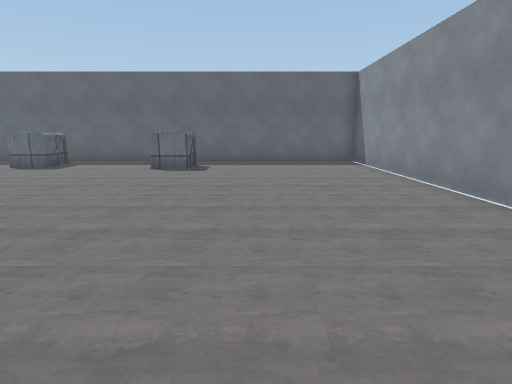
[1] (above)

19 first-person views from a walk through a 3-D level made in the Unity game engine. The camera is 1.3 m above the floor, tilts 10° down and sees 75° across. The floor is counted in squares, 1 m on a side. Each view is taken from the middle of a square. On the plan, view 1 faces up. The plan holds only what a view shows up to about 14 squares ahead; the rest is blank. The place goes on beyond the plan. Door leaves are left out, so doorways stand open. Some surface patterns are stand-ins.

[2]
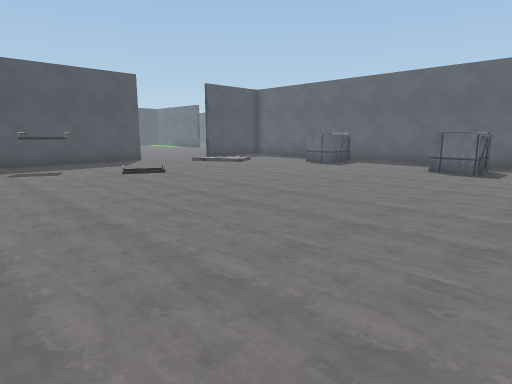

[3]
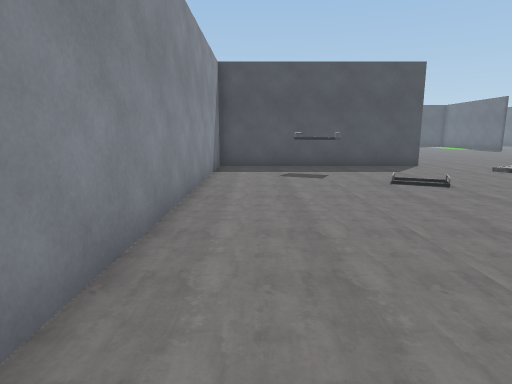

[4]
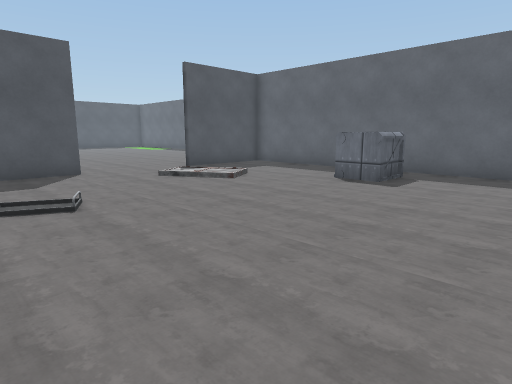

[5]
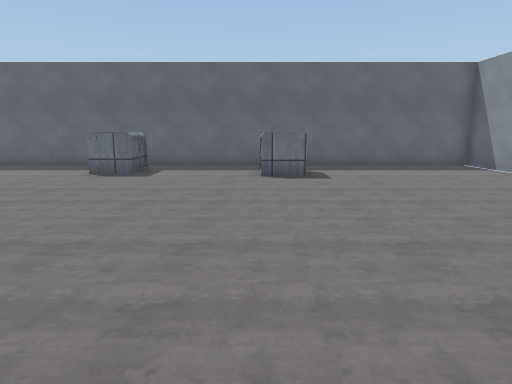

[6]
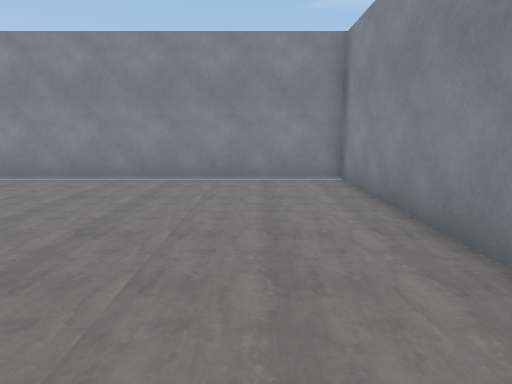

[7]
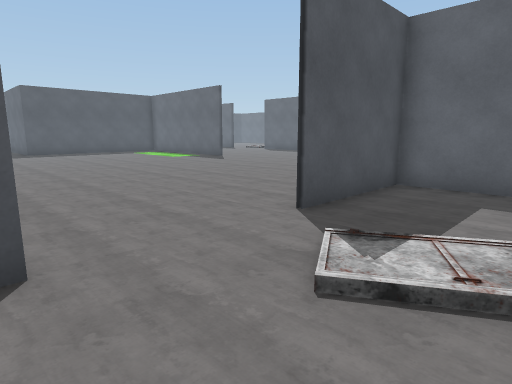

[8]
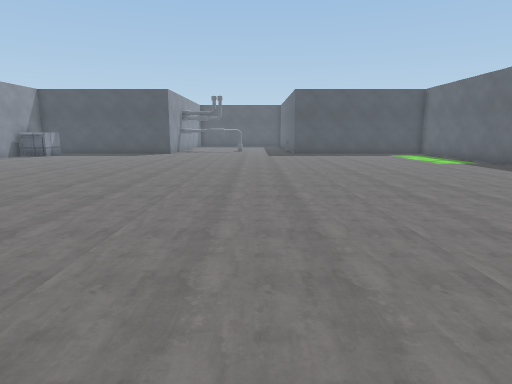

[9]
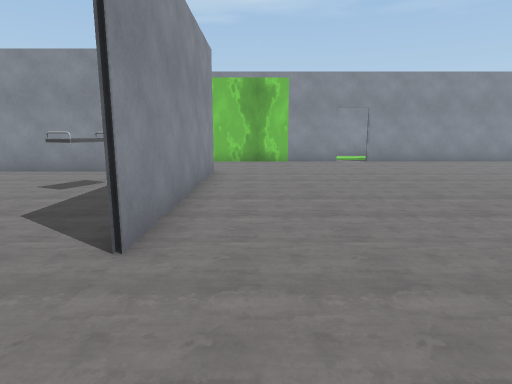

[10]
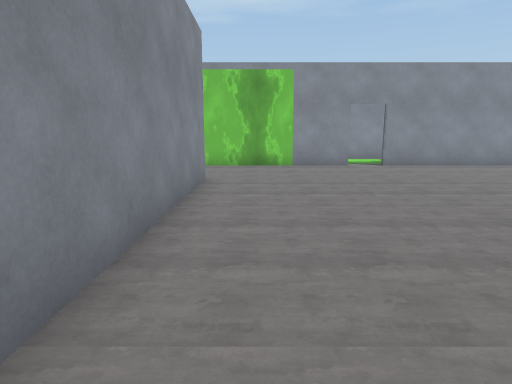

[11]
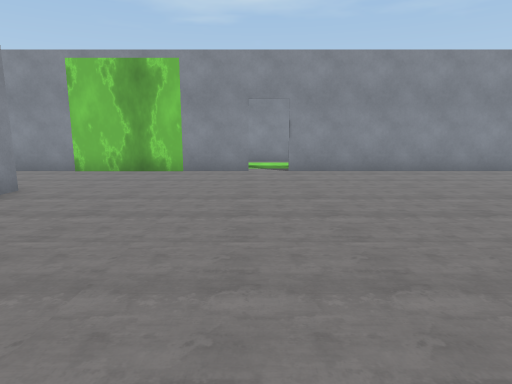

[12]
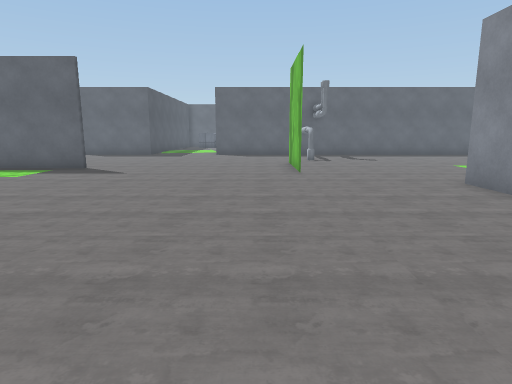

[13]
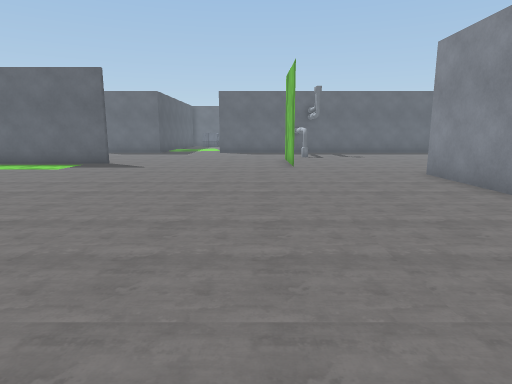

[14]
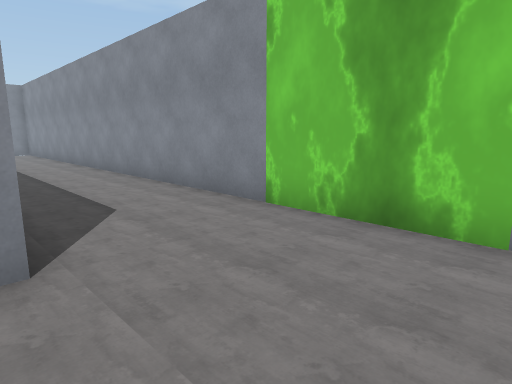

[15]
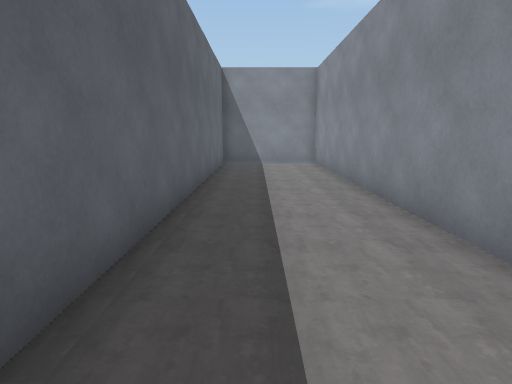

[16]
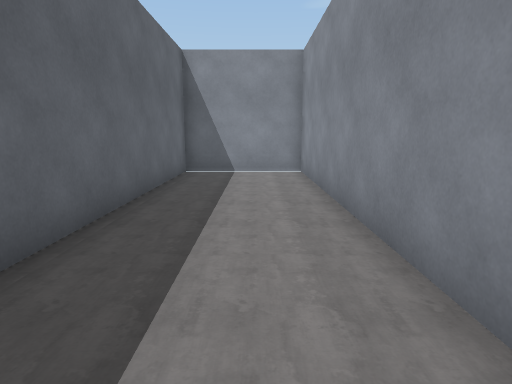

[17]
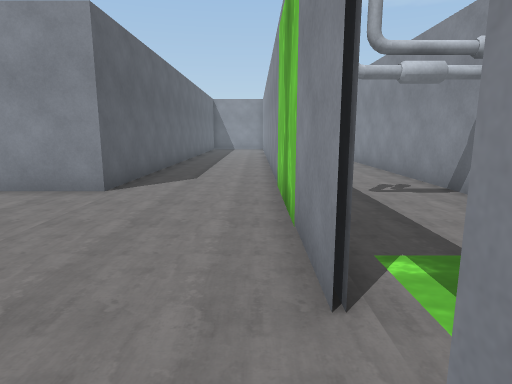

[18]
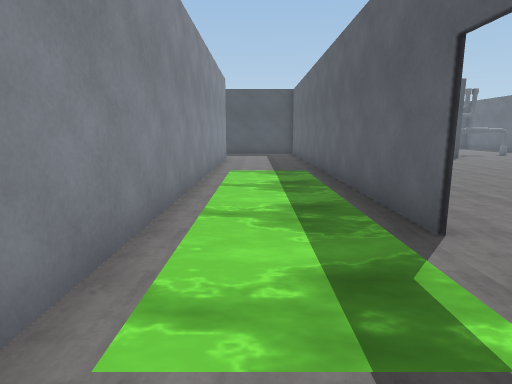

[19]
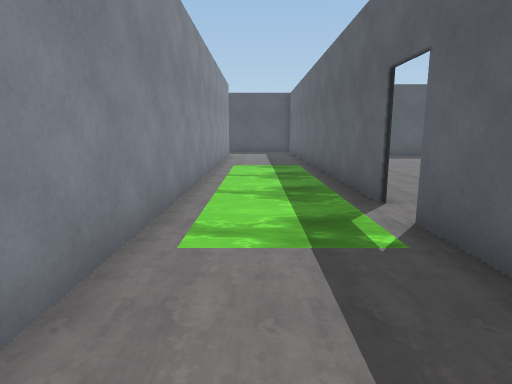

### Floor plan
Key: @ floor where view 1 was taken; # wall or solid block; . main floor; : floor 0.25 m higher than the main floor; / step, stairs or slope; D open door; C container; O other object.
Columns run from 32 left of view 1 to 5 right of it. Each row starts with its distance up from view 1.
 21      ........#......
 20  ####........#......
 19      ........#......
 18   ...........#.....
 17   ................
 16      ............OOOO############OOOO#
 15      ............O....  ..... .......O
 14      ............O.....CC.... .......#
 13      ............O.....CC...CC.......O
 12      ............O...........C.......
 11      ...........DD. /................#
 10      ...........DD/:/................#
  9      ...........DD...................#
  8      ...........DD...................#
  7      ............#...................#
  6      ............#...................#
  5      ............#...................#
  4      ............#.O.................#
  3      ............O.O.................O
  2      ............O.O.................O
  1      ............O...................O
  0      ............O..............@....O
 -1      ............OOOO############OOOO#
 -2      ................................#
 -3      ................................#
 -4      .....DD.........................#
 -5 ##########DD#####################OOOOO
 -6    ...............
 -7    ..................
 -8    ..................
 -9 O#######################

Where each view was taken, in squares from view 1:
view 1: 0 up, 0 right, facing up
view 2: 0 up, 0 right, facing up-left
view 3: 1 up, 2 left, facing left
view 4: 4 up, 4 left, facing up-left
view 5: 2 up, 4 left, facing up
view 6: 2 up, 5 left, facing right
view 7: 7 up, 12 left, facing up-left
view 8: 9 up, 14 left, facing left
view 9: 11 up, 17 left, facing down
view 10: 9 up, 17 left, facing down
view 11: 7 up, 21 left, facing down
view 12: 7 up, 21 left, facing up
view 13: 5 up, 21 left, facing up
view 14: 0 up, 19 left, facing down-right
view 15: 2 down, 10 left, facing right
view 16: 3 down, 7 left, facing right
view 17: 4 down, 23 left, facing right
view 18: 7 down, 18 left, facing left
view 19: 7 down, 16 left, facing left
